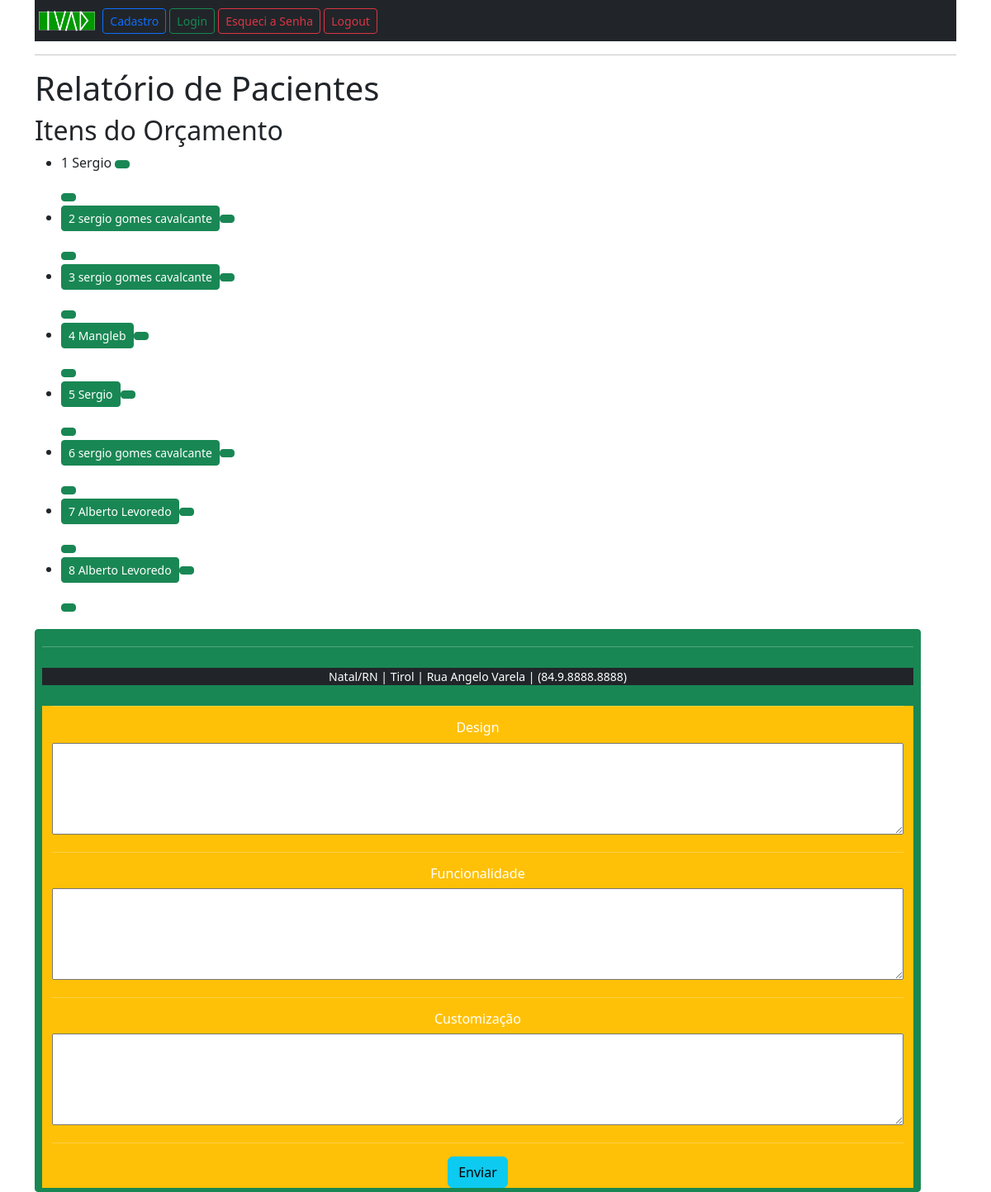
Page /todosospacientes/ on the earlier database version.
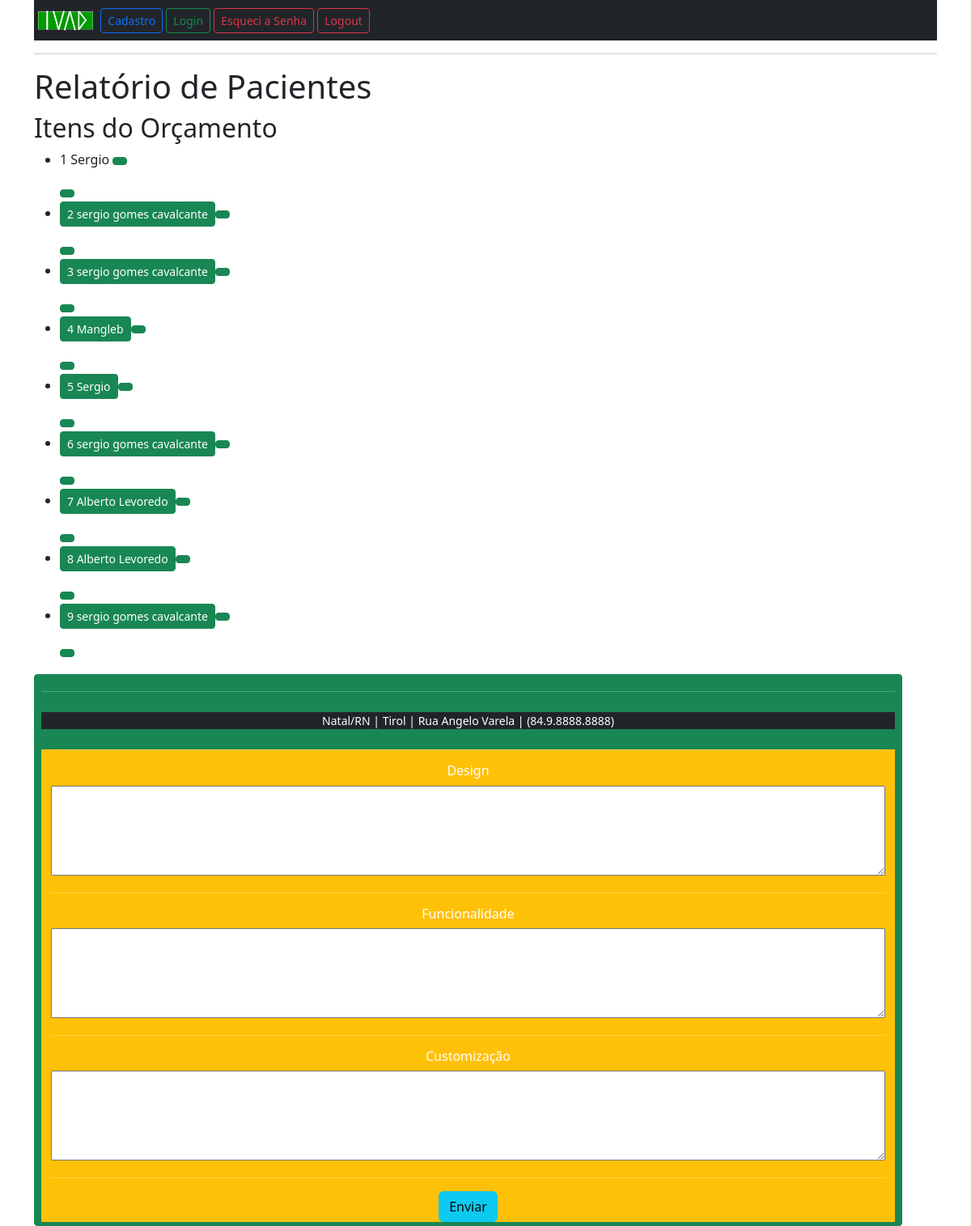
Same page on the later database version.
### apps/CadastroUsuario/models.py (models this page shows, shortened)
class CadastroPacientes(models.Model):
    usuario = models.ForeignKey(User, on_delete=models.CASCADE)
    nome=models.CharField(
        max_length=120,
        null=False,
        blank=False,
        unique=True
    )
    cpf=models.CharField(
        max_length=20,
        null=False,
        blank=False,
        unique=True,
    )
    telefone=models.CharField(
        max_length=15,
        null=False,
        blank=False
    )
    email=models.EmailField(
        max_length=40,
        null=False,
        blank=False
    )
    data_nascimento=models.DateField(
        null=False,
        blank=False,
    )
    profissao=models.CharField(
        max_length=40,
        null=False,
        blank=False
    )
    cep = models.CharField(
        max_length=9,
        null=True,
        blank=True
    )
    estado = models.CharField(
        max_length=2,
        null=True,
        blank=True
    )
    cidade = models.CharField(
        max_length=20,
        null=True,
        blank=True
    )
    bairro = models.CharField(
        max_length=20,
        null=True,
        blank=True
    )
    rua = models.CharField(
        max_length=20,
        null=True,
        blank=True
    )
    numero = models.IntegerField(
        null=True,
        blank=True
    )
    complemento = models.TextField(
        max_length=400,
        null=True,
        blank=True
    )
    alergia = models.CharField(
        max_length=400,
        null=False,
        blank=False
    )
    doencas_conhecidas = models.CharField(
        max_length=400,
        null=False,
        blank=False
    )

### apps/Orcamentos/views.py (the view)
# urls.py: path('todosospacientes/', views.todosospacientes, name='todosospacientes'),
def todosospacientes(request):
    pacientes = CadastroPacientes.objects.all()
    return render(request, 'Orcamentos/todosospacientes.html', {'pacientes': pacientes})

### Templates/Orcamentos/todosospacientes.html (shortened to what this page needs)
{% extends "base.html" %}
{% block conteudo %}
</head>
<body>
    <h1>Relatório de Pacientes</h1>
    <h2>Itens do Orçamento</h2>
    <ul >
        {% for item in pacientes %}
            <li class="table table-striped table-hover ">
                {{ item.id }}
                {{ item.nome }}
                <a href="{% url 'criar_orcamento' item.nome %}" class="btn btn-success btn-sm">
            </li>
        {% endfor %}
    </ul>
</body>
</html>
{% endblock conteudo %}

Differences in the rows shown:
added CadastroPacientes: id "9", nome "sergio gomes cavalcante"
